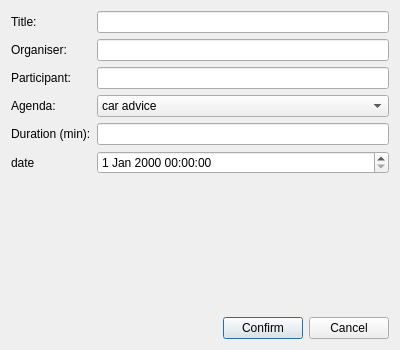
<?xml version="1.0" encoding="UTF-8"?>
<ui version="4.0">
 <class>UpdateMeetingDialog</class>
 <widget class="QDialog" name="UpdateMeetingDialog">
  <property name="geometry">
   <rect>
    <x>0</x>
    <y>0</y>
    <width>400</width>
    <height>350</height>
   </rect>
  </property>
  <property name="windowTitle">
   <string>Update Meeting</string>
  </property>
  <layout class="QVBoxLayout" name="verticalLayout">
   <item>
    <layout class="QFormLayout" name="formLayout">
     <item row="0" column="0">
      <widget class="QLabel" name="label_title">
       <property name="text">
        <string>Title:</string>
       </property>
      </widget>
     </item>
     <item row="0" column="1">
      <widget class="QLineEdit" name="titleLineEdit"/>
     </item>
     <item row="1" column="0">
      <widget class="QLabel" name="label_organiser">
       <property name="text">
        <string>Organiser:</string>
       </property>
      </widget>
     </item>
     <item row="1" column="1">
      <widget class="QLineEdit" name="organiserLineEdit"/>
     </item>
     <item row="2" column="0">
      <widget class="QLabel" name="label_participant">
       <property name="text">
        <string>Participant:</string>
       </property>
      </widget>
     </item>
     <item row="2" column="1">
      <widget class="QLineEdit" name="participantLineEdit"/>
     </item>
     <item row="3" column="0">
      <widget class="QLabel" name="label_agenda">
       <property name="text">
        <string>Agenda:</string>
       </property>
      </widget>
     </item>
     <item row="3" column="1">
      <widget class="QComboBox" name="agendaComboBox">
       <item>
        <property name="text">
         <string>car advice</string>
        </property>
       </item>
       <item>
        <property name="text">
         <string>life advice</string>
        </property>
       </item>
       <item>
        <property name="text">
         <string>future advice</string>
        </property>
       </item>
      </widget>
     </item>
     <item row="6" column="0">
      <widget class="QLabel" name="label">
       <property name="text">
        <string>date</string>
       </property>
      </widget>
     </item>
     <item row="6" column="1">
      <widget class="QDateTimeEdit" name="dateTimeEdit"/>
     </item>
     <item row="4" column="1">
      <widget class="QLineEdit" name="durationLineEdit"/>
     </item>
     <item row="4" column="0">
      <widget class="QLabel" name="label_duration">
       <property name="text">
        <string>Duration (min):</string>
       </property>
      </widget>
     </item>
    </layout>
   </item>
   <item>
    <layout class="QHBoxLayout" name="horizontalLayout">
     <item>
      <spacer name="horizontalSpacer">
       <property name="orientation">
        <enum>Qt::Orientation::Horizontal</enum>
       </property>
       <property name="sizeHint" stdset="0">
        <size>
         <width>40</width>
         <height>20</height>
        </size>
       </property>
      </spacer>
     </item>
     <item>
      <widget class="QPushButton" name="confirmButton">
       <property name="text">
        <string>Confirm</string>
       </property>
      </widget>
     </item>
     <item>
      <widget class="QPushButton" name="cancelButton">
       <property name="text">
        <string>Cancel</string>
       </property>
      </widget>
     </item>
    </layout>
   </item>
  </layout>
 </widget>
 <resources/>
 <connections>
  <connection>
   <sender>cancelButton</sender>
   <signal>clicked()</signal>
   <receiver>UpdateMeetingDialog</receiver>
   <slot>reject()</slot>
   <hints>
    <hint type="sourcelabel">
     <x>20</x>
     <y>20</y>
    </hint>
    <hint type="destinationlabel">
     <x>20</x>
     <y>20</y>
    </hint>
   </hints>
  </connection>
 </connections>
</ui>
